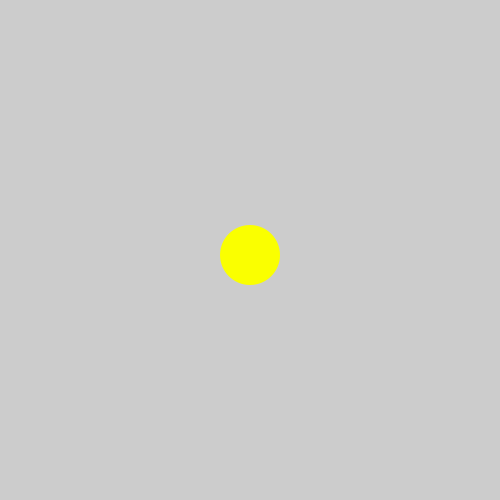
Frame 1 (no input)
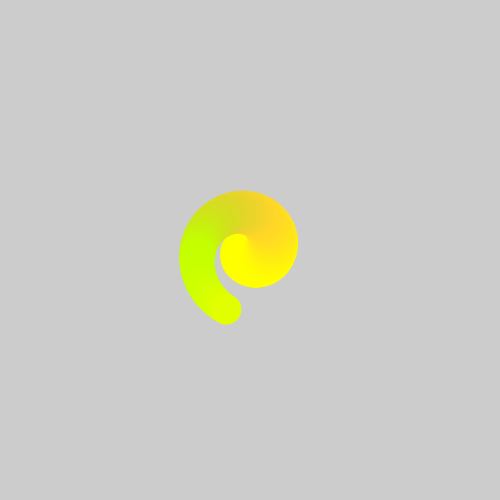
Frame 60 (the mouse pressed at the canvas centre just before this capture)
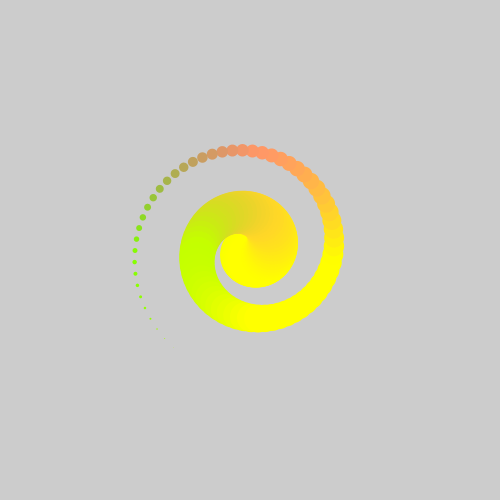
Frame 120 (the mouse held since frame 60 and released just before this capture)

The Processing sketch that drew these frames (run headless with seeded random() and noise(); from frame 60 on, the mouse is pressed at the canvas centre):

// Processing sketch: spirals
// ── spirals.pde
void setup()
{
  size(500, 500);  
  theta = 0;
  radius = 5;
  cx = width / 2;
  cy = height / 2;
  smallRadius = 60;
}
float cx, cy;
float x, y;
float theta;
float radius;
float smallRadius;
void draw()
{
  noStroke();
  
  //background(0);
  x = cx + (sin(theta) * radius);
  y = cy + (cos(theta) * radius);
  fill(x, y, 255 -y);
  ellipse(x, y, smallRadius, smallRadius);
  theta += 0.1f;
  radius += 1;
  smallRadius -= .5;
}
